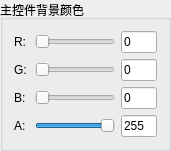
        <widget class="QGroupBox" name="groupBox_4">
         <property name="geometry">
          <rect>
           <x>10</x>
           <y>10</y>
           <width>171</width>
           <height>138</height>
          </rect>
         </property>
         <property name="maximumSize">
          <size>
           <width>300</width>
           <height>138</height>
          </size>
         </property>
         <property name="title">
          <string>主控件背景颜色</string>
         </property>
         <layout class="QGridLayout" name="gridLayout_2">
          <item row="0" column="2">
           <widget class="QLineEdit" name="lineEdit">
            <property name="maximumSize">
             <size>
              <width>40</width>
              <height>16777215</height>
             </size>
            </property>
            <property name="text">
             <string>0</string>
            </property>
           </widget>
          </item>
          <item row="2" column="2">
           <widget class="QLineEdit" name="lineEdit_3">
            <property name="maximumSize">
             <size>
              <width>40</width>
              <height>16777215</height>
             </size>
            </property>
            <property name="text">
             <string>0</string>
            </property>
           </widget>
          </item>
          <item row="1" column="2">
           <widget class="QLineEdit" name="lineEdit_2">
            <property name="maximumSize">
             <size>
              <width>40</width>
              <height>16777215</height>
             </size>
            </property>
            <property name="text">
             <string>0</string>
            </property>
           </widget>
          </item>
          <item row="2" column="0">
           <widget class="QLabel" name="label_4">
            <property name="minimumSize">
             <size>
              <width>15</width>
              <height>0</height>
             </size>
            </property>
            <property name="text">
             <string>B:</string>
            </property>
           </widget>
          </item>
          <item row="0" column="1">
           <widget class="QSlider" name="horizontalSlider">
            <property name="minimumSize">
             <size>
              <width>0</width>
              <height>0</height>
             </size>
            </property>
            <property name="maximum">
             <number>255</number>
            </property>
            <property name="orientation">
             <enum>Qt::Horizontal</enum>
            </property>
           </widget>
          </item>
          <item row="1" column="0">
           <widget class="QLabel" name="label_3">
            <property name="minimumSize">
             <size>
              <width>15</width>
              <height>0</height>
             </size>
            </property>
            <property name="text">
             <string>G:</string>
            </property>
           </widget>
          </item>
          <item row="1" column="1">
           <widget class="QSlider" name="horizontalSlider_2">
            <property name="maximum">
             <number>255</number>
            </property>
            <property name="orientation">
             <enum>Qt::Horizontal</enum>
            </property>
           </widget>
          </item>
          <item row="3" column="0">
           <widget class="QLabel" name="label_5">
            <property name="minimumSize">
             <size>
              <width>15</width>
              <height>0</height>
             </size>
            </property>
            <property name="text">
             <string>A:</string>
            </property>
           </widget>
          </item>
          <item row="2" column="1">
           <widget class="QSlider" name="horizontalSlider_3">
            <property name="maximum">
             <number>255</number>
            </property>
            <property name="orientation">
             <enum>Qt::Horizontal</enum>
            </property>
           </widget>
          </item>
          <item row="0" column="0">
           <widget class="QLabel" name="label_2">
            <property name="minimumSize">
             <size>
              <width>15</width>
              <height>0</height>
             </size>
            </property>
            <property name="text">
             <string>R:</string>
            </property>
           </widget>
          </item>
          <item row="3" column="2">
           <widget class="QLineEdit" name="lineEdit_4">
            <property name="maximumSize">
             <size>
              <width>40</width>
              <height>16777215</height>
             </size>
            </property>
            <property name="text">
             <string>255</string>
            </property>
           </widget>
          </item>
          <item row="3" column="1">
           <widget class="QSlider" name="horizontalSlider_4">
            <property name="maximum">
             <number>255</number>
            </property>
            <property name="value">
             <number>255</number>
            </property>
            <property name="orientation">
             <enum>Qt::Horizontal</enum>
            </property>
           </widget>
          </item>
         </layout>
        </widget>
